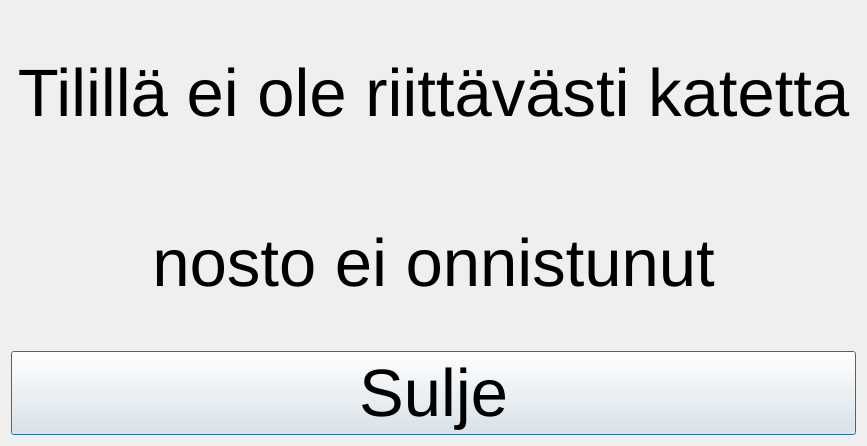
<?xml version="1.0" encoding="UTF-8"?>
<ui version="4.0">
 <class>nostofail</class>
 <widget class="QDialog" name="nostofail">
  <property name="geometry">
   <rect>
    <x>0</x>
    <y>0</y>
    <width>867</width>
    <height>446</height>
   </rect>
  </property>
  <property name="windowTitle">
   <string>Dialog</string>
  </property>
  <layout class="QVBoxLayout" name="verticalLayout">
   <item>
    <widget class="QLabel" name="label">
     <property name="font">
      <font>
       <pointsize>50</pointsize>
      </font>
     </property>
     <property name="text">
      <string>Tilillä ei ole riittävästi katetta</string>
     </property>
     <property name="alignment">
      <set>Qt::AlignCenter</set>
     </property>
    </widget>
   </item>
   <item>
    <widget class="QLabel" name="label_2">
     <property name="font">
      <font>
       <pointsize>50</pointsize>
      </font>
     </property>
     <property name="text">
      <string>nosto ei onnistunut</string>
     </property>
     <property name="alignment">
      <set>Qt::AlignCenter</set>
     </property>
    </widget>
   </item>
   <item>
    <widget class="QPushButton" name="pushButton">
     <property name="font">
      <font>
       <pointsize>50</pointsize>
      </font>
     </property>
     <property name="text">
      <string>Sulje</string>
     </property>
    </widget>
   </item>
  </layout>
 </widget>
 <resources/>
 <connections/>
</ui>
